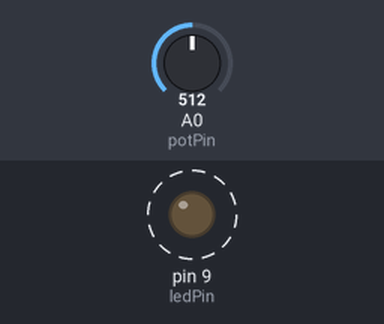
This sketch was run on a simulated Arduino Uno, built with avr-gcc and run on an emulated ATmega328P. Parts: output pins drawn as LEDs (lit = HIGH). Dashed ring = blinking. The test bench sets the inputs (shaded band); at power-on: A0 (potPin) = 512.

Above: at 1.8 s.
1.9 s: A0 (potPin) set to 0
At 3.1 s:
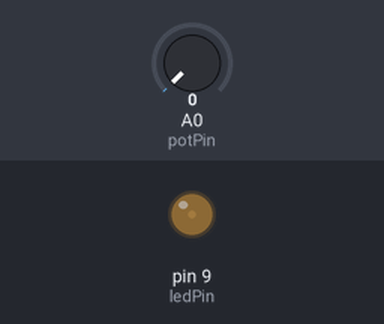
3.6 s: A0 (potPin) set to 122
At 3.9 s:
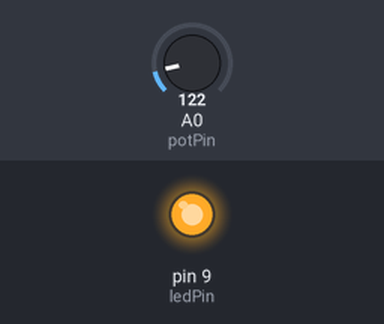
Timing chart, 0 to 13.1 s (numbered marks = the images above; inputs shaded):
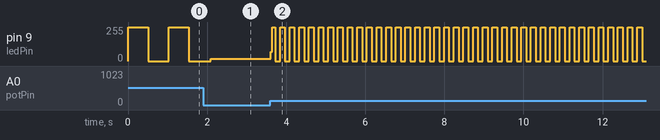

Measured:
- after the input at 3.6 s, pin 9 (ledPin): 18/255 → 70/255 at once, then moves between 0/255 and 255/255, repeating every 0.24 s
- by itself, pin 9 (ledPin): alternates 255/255 for 0.51 s and 0/255 for 0.51 s

The sketch:

Potentiometer.ino
```cpp
// (licence header left out)
int potPin = A0;    // select the input pin for the potentiometer
int ledPin = 9;   // select the pin for the LED
int val = 0;       // variable to store the value coming from the sensor

void setup() {
  pinMode(ledPin, OUTPUT);  // declare the ledPin as an OUTPUT
}

void loop() {
  val = analogRead(potPin);    // read the value from the sensor
  digitalWrite(ledPin, HIGH);  // turn the ledPin on
  delay(val);                  // stop the program for some time
  digitalWrite(ledPin, LOW);   // turn the ledPin off
  delay(val);                  // stop the program for some time
}
```
